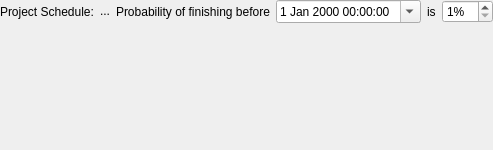
<ui version="4.0" >
 <class>KPlato::CpmWidget</class>
 <widget class="QWidget" name="KPlato::CpmWidget" >
  <property name="geometry" >
   <rect>
    <x>0</x>
    <y>0</y>
    <width>484</width>
    <height>150</height>
   </rect>
  </property>
  <layout class="QVBoxLayout" >
   <property name="leftMargin" >
    <number>0</number>
   </property>
   <property name="topMargin" >
    <number>0</number>
   </property>
   <property name="rightMargin" >
    <number>0</number>
   </property>
   <property name="bottomMargin" >
    <number>0</number>
   </property>
   <item>
    <layout class="QHBoxLayout" >
     <item>
      <widget class="QLabel" name="label_1" >
       <property name="frameShape" >
        <enum>QFrame::NoFrame</enum>
       </property>
       <property name="frameShadow" >
        <enum>QFrame::Plain</enum>
       </property>
       <property name="text" >
        <string>Project Schedule:</string>
       </property>
       <property name="margin" >
        <number>1</number>
       </property>
       <property name="indent" >
        <number>0</number>
       </property>
      </widget>
     </item>
     <item>
      <widget class="QLabel" name="scheduleName" >
       <property name="sizePolicy" >
        <sizepolicy vsizetype="Fixed" hsizetype="MinimumExpanding" >
         <horstretch>0</horstretch>
         <verstretch>0</verstretch>
        </sizepolicy>
       </property>
       <property name="autoFillBackground" >
        <bool>true</bool>
       </property>
       <property name="text" >
        <string>...</string>
       </property>
       <property name="margin" >
        <number>2</number>
       </property>
       <property name="indent" >
        <number>0</number>
       </property>
      </widget>
     </item>
     <item>
      <widget class="QFrame" name="probabilityFrame" >
       <property name="frameShape" >
        <enum>QFrame::NoFrame</enum>
       </property>
       <property name="frameShadow" >
        <enum>QFrame::Raised</enum>
       </property>
       <layout class="QHBoxLayout" >
        <property name="leftMargin" >
         <number>0</number>
        </property>
        <property name="topMargin" >
         <number>0</number>
        </property>
        <property name="rightMargin" >
         <number>0</number>
        </property>
        <property name="bottomMargin" >
         <number>0</number>
        </property>
        <item>
         <widget class="QLabel" name="label" >
          <property name="text" >
           <string>Probability of finishing before</string>
          </property>
         </widget>
        </item>
        <item>
         <widget class="QDateTimeEdit" name="finishTime" >
          <property name="calendarPopup" >
           <bool>true</bool>
          </property>
         </widget>
        </item>
        <item>
         <widget class="QLabel" name="label_2" >
          <property name="sizePolicy" >
           <sizepolicy vsizetype="Preferred" hsizetype="Fixed" >
            <horstretch>0</horstretch>
            <verstretch>0</verstretch>
           </sizepolicy>
          </property>
          <property name="text" >
           <string>is</string>
          </property>
         </widget>
        </item>
        <item>
         <widget class="QSpinBox" name="probability" >
          <property name="suffix" >
           <string>%</string>
          </property>
          <property name="minimum" >
           <number>1</number>
          </property>
         </widget>
        </item>
       </layout>
      </widget>
     </item>
     <item>
      <spacer>
       <property name="orientation" >
        <enum>Qt::Horizontal</enum>
       </property>
       <property name="sizeHint" >
        <size>
         <width>40</width>
         <height>20</height>
        </size>
       </property>
      </spacer>
     </item>
    </layout>
   </item>
   <item>
    <widget class="DoubleTreeViewBase" name="cpmTable" >
     <property name="sizePolicy" >
      <sizepolicy vsizetype="MinimumExpanding" hsizetype="Preferred" >
       <horstretch>0</horstretch>
       <verstretch>0</verstretch>
      </sizepolicy>
     </property>
     <property name="frameShape" >
      <enum>QFrame::NoFrame</enum>
     </property>
     <property name="frameShadow" >
      <enum>QFrame::Raised</enum>
     </property>
    </widget>
   </item>
  </layout>
 </widget>
 <customwidgets>
  <customwidget>
   <class>DoubleTreeViewBase</class>
   <extends>QFrame</extends>
   <header>kptitemmodelbase.h</header>
   <container>1</container>
  </customwidget>
 </customwidgets>
 <resources/>
 <connections/>
</ui>
